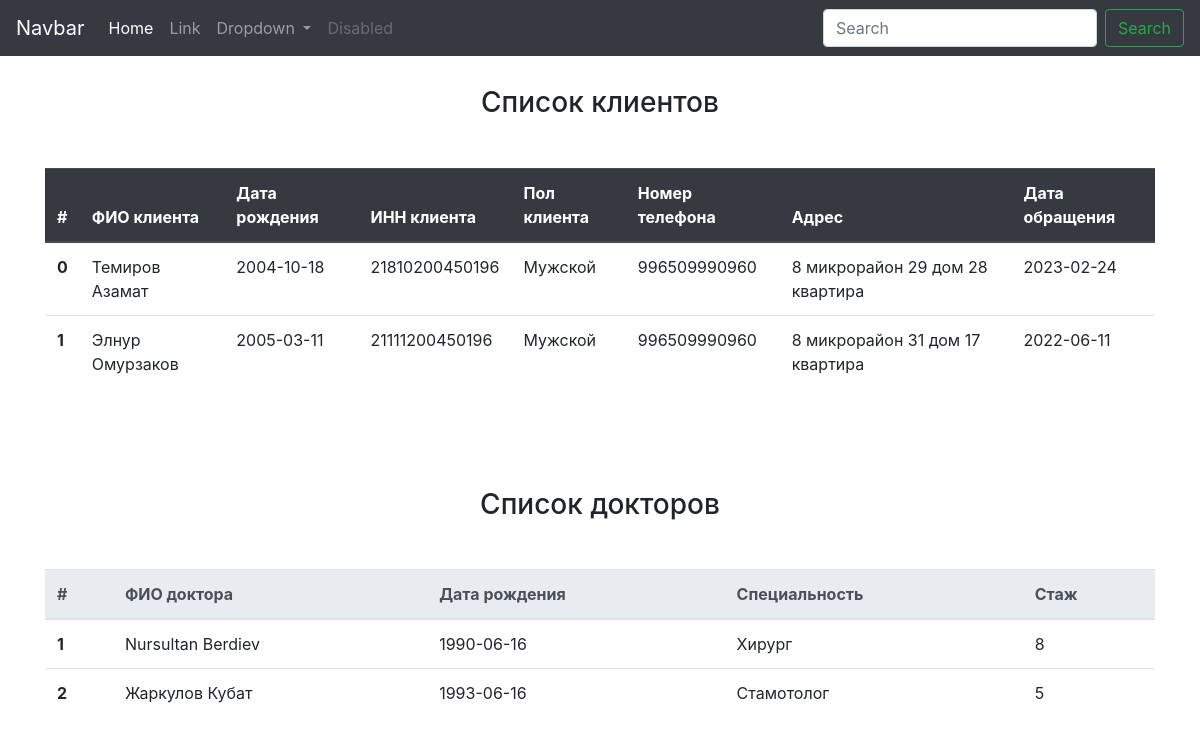
The page / on the database its author committed.
### app/models.py (models this page shows)
class Client(db.Model):
    id = db.Column(db.Integer, primary_key=True)
    name = db.Column(db.String, nullable=False)
    date_of_birth = db.Column(db.Integer, nullable=False)
    inn = db.Column(db.Integer, nullable=False)
    gender = db.Column(db.String, nullable=False)
    number = db.Column(db.Integer, nullable=False)
    address = db.Column(db.String, nullable=False)
    date_of_application = db.Column(db.Integer)

class Doctor(db.Model):
    id = db.Column(db.Integer, primary_key=True)
    name = db.Column(db.String, nullable=False)
    date_of_birth = db.Column(db.Integer, nullable=False)
    specialization = db.Column(db.String, nullable=False)
    experience = db.Column(db.String, nullable=False)

### app/views.py (the view)
def get_client_doctor():
    clients = Client.query.all()
    doctors = Doctor.query.all()
    return render_template('view.html', clients=clients, doctors=doctors)

### app/templates/view.html
{% extends 'base.html' %}
{% block content %}
<div class="container" style="margin-top: 30px">
  <h3 class="text-center mb-5">Список клиентов</h3>
  <table class="table">
    <thead class="thead-dark">
      <tr>
        <th scope="col">#</th>
        <th scope="col">ФИО клиента</th>
        <th scope="col">Дата рождения</th>
        <th scope="col">ИНН клиента</th>
        <th scope="col">Пол клиента</th>
        <th scope="col">Номер телефона</th>
        <th scope="col">Адрес</th>
        <th scope="col">Дата обращения</th>
      </tr>
    </thead>
    <tbody>
    {% for client in clients %}
      <tr>
        <th scope="row">{{ client.id }}</th>
        <td>{{ client.name }}</td>
        <td>{{ client.date_of_birth }}</td>
        <td>{{ client.inn }}</td>
        <td>{{ client.gender }}</td>
        <td>{{ client.number }}</td>
        <td>{{ client.address }}</td>
        <td>{{ client.date_of_application }}</td>
      </tr>
    {% endfor %}
    </tbody>
  </table>
</div>
<div class="container" style="margin-top: 100px">
  <h3 class="text-center mb-5">Список докторов</h3>
  <table class="table">
    <thead class="thead-light">
      <tr>
        <th scope="col">#</th>
        <th scope="col">ФИО доктора</th>
        <th scope="col">Дата рождения</th>
        <th scope="col">Специальность</th>
        <th scope="col">Стаж</th>
      </tr>
    </thead>
    <tbody>
    {% for doctor in doctors %}
      <tr>
        <th scope="row">{{ doctor.id }}</th>
        <td>{{ doctor.name }}</td>
        <td>{{ doctor.date_of_birth }}</td>
        <td>{{ doctor.specialization }}</td>
        <td>{{ doctor.experience }}</td>
      </tr>
    {% endfor %}
    </tbody>
  </table>
</div>
{% endblock content %}

### app/templates/base.html (shortened to what this page needs)
<!doctype html>
<html lang="en">
  <head>
    <link rel="stylesheet" href="https://cdn.jsdelivr.net/npm/bootstrap@4.6.2/dist/css/bootstrap.min.css">
  </head>
  <body>
    <nav class="navbar navbar-expand-lg navbar-dark bg-dark">
  <a class="navbar-brand" href="#">Navbar</a>
  <div class="collapse navbar-collapse" id="navbarSupportedContent">
    <ul class="navbar-nav mr-auto">
      <li class="nav-item active">
        <a class="nav-link" href="#">Home <span class="sr-only">(current)</span></a>
      </li>
      <li class="nav-item">
        <a class="nav-link" href="#">Link</a>
      </li>
      <li class="nav-item dropdown">
        <a class="nav-link dropdown-toggle" href="#" role="button" data-toggle="dropdown" aria-expanded="false">
          Dropdown
        </a>
      </li>
      <li class="nav-item">
        <a class="nav-link disabled">Disabled</a>
      </li>
    </ul>
    <form class="form-inline my-2 my-lg-0">
      <input class="form-control mr-sm-2" type="search" placeholder="Search" aria-label="Search">
      <button class="btn btn-outline-success my-2 my-sm-0" type="submit">Search</button>
    </form>
  </div>
</nav>
        {% block content %}
        {% endblock content %}
  </body>
</html>

### rows shown on the page
Client: id "0", name "Темиров Азамат", date_of_birth "2004-10-18", inn "21810200450196", gender "Мужской", number "996509990960", address "8 микрорайон 29 дом 28 квартира", date_of_application "2023-02-24"
Client: id "1", name "Элнур Омурзаков", date_of_birth "2005-03-11", inn "21111200450196", gender "Мужской", number "996509990960", address "8 микрорайон 31 дом 17 квартира", date_of_application "2022-06-11"
Doctor: id "1", name "Nursultan Berdiev", date_of_birth "1990-06-16", specialization "Хирург", experience "8"
Doctor: id "2", name "Жаркулов Кубат", date_of_birth "1993-06-16", specialization "Стамотолог", experience "5"
